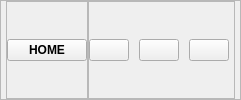
     <widget class="QFrame" name="header">
      <property name="minimumSize">
       <size>
        <width>0</width>
        <height>25</height>
       </size>
      </property>
      <property name="frameShape">
       <enum>QFrame::StyledPanel</enum>
      </property>
      <property name="frameShadow">
       <enum>QFrame::Raised</enum>
      </property>
      <layout class="QHBoxLayout" name="horizontalLayout_2">
       <property name="spacing">
        <number>0</number>
       </property>
       <property name="leftMargin">
        <number>5</number>
       </property>
       <property name="topMargin">
        <number>0</number>
       </property>
       <property name="rightMargin">
        <number>5</number>
       </property>
       <property name="bottomMargin">
        <number>0</number>
       </property>
       <item alignment="Qt::AlignLeft">
        <widget class="QFrame" name="leftHeader">
         <property name="frameShape">
          <enum>QFrame::StyledPanel</enum>
         </property>
         <property name="frameShadow">
          <enum>QFrame::Raised</enum>
         </property>
         <layout class="QVBoxLayout" name="verticalLayout_4" stretch="0">
          <property name="spacing">
           <number>10</number>
          </property>
          <property name="leftMargin">
           <number>0</number>
          </property>
          <property name="topMargin">
           <number>0</number>
          </property>
          <property name="rightMargin">
           <number>0</number>
          </property>
          <property name="bottomMargin">
           <number>0</number>
          </property>
          <item>
           <widget class="QPushButton" name="sideMenuBtn">
            <property name="font">
             <font>
              <weight>75</weight>
              <bold>true</bold>
             </font>
            </property>
            <property name="styleSheet">
             <string notr="true"/>
            </property>
            <property name="text">
             <string>HOME</string>
            </property>
            <property name="icon">
             <iconset resource="icons.qrc">
              <normaloff>:/icons/1CON/home-svgrepo-com.svg</normaloff>:/icons/1CON/home-svgrepo-com.svg</iconset>
            </property>
            <property name="iconSize">
             <size>
              <width>20</width>
              <height>20</height>
             </size>
            </property>
           </widget>
          </item>
         </layout>
        </widget>
       </item>
       <item alignment="Qt::AlignRight">
        <widget class="QFrame" name="rightHeader">
         <property name="frameShape">
          <enum>QFrame::StyledPanel</enum>
         </property>
         <property name="frameShadow">
          <enum>QFrame::Raised</enum>
         </property>
         <layout class="QHBoxLayout" name="horizontalLayout_3">
          <property name="spacing">
           <number>10</number>
          </property>
          <property name="leftMargin">
           <number>0</number>
          </property>
          <property name="topMargin">
           <number>0</number>
          </property>
          <property name="rightMargin">
           <number>5</number>
          </property>
          <property name="bottomMargin">
           <number>0</number>
          </property>
          <item>
           <widget class="QPushButton" name="pushButton_6">
            <property name="text">
             <string/>
            </property>
            <property name="icon">
             <iconset resource="icons.qrc">
              <normaloff>:/icons/1CON/minus.svg</normaloff>:/icons/1CON/minus.svg</iconset>
            </property>
           </widget>
          </item>
          <item>
           <widget class="QPushButton" name="pushButton_7">
            <property name="text">
             <string/>
            </property>
            <property name="icon">
             <iconset resource="icons.qrc">
              <normaloff>:/icons/1CON/square.svg</normaloff>:/icons/1CON/square.svg</iconset>
            </property>
           </widget>
          </item>
          <item>
           <widget class="QPushButton" name="pushButton_8">
            <property name="enabled">
             <bool>true</bool>
            </property>
            <property name="text">
             <string/>
            </property>
            <property name="icon">
             <iconset resource="icons.qrc">
              <normaloff>:/icons/1CON/x.svg</normaloff>:/icons/1CON/x.svg</iconset>
            </property>
           </widget>
          </item>
         </layout>
        </widget>
       </item>
      </layout>
     </widget>
